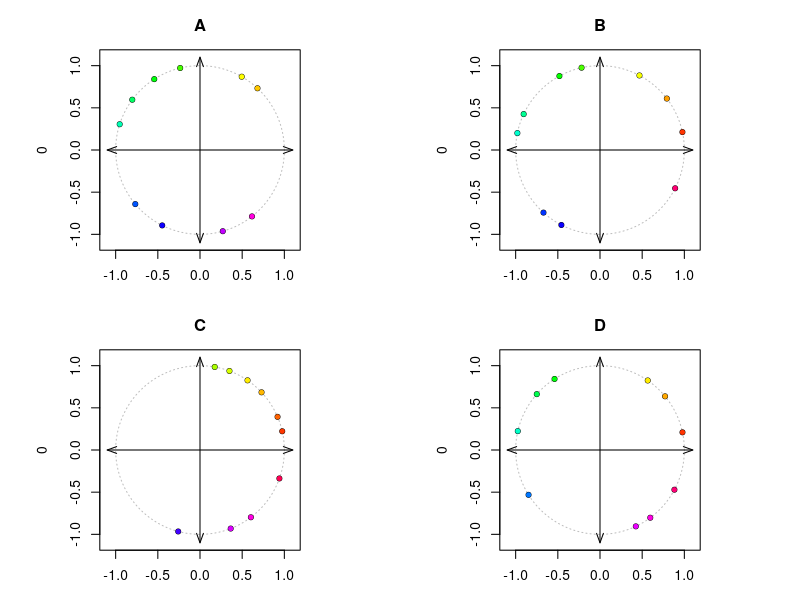
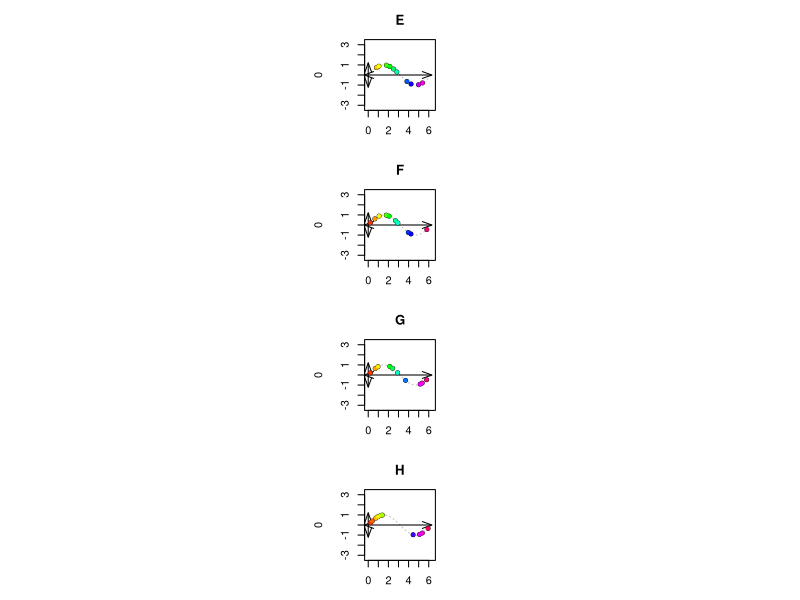
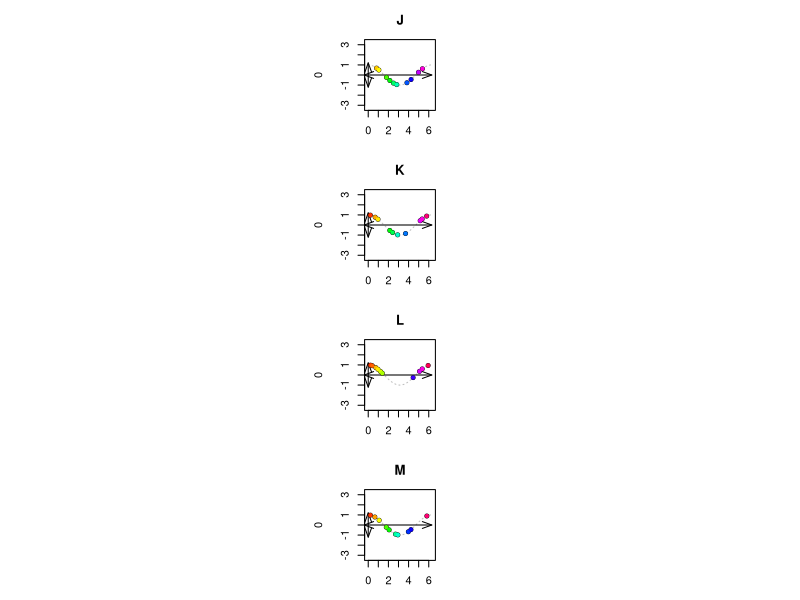
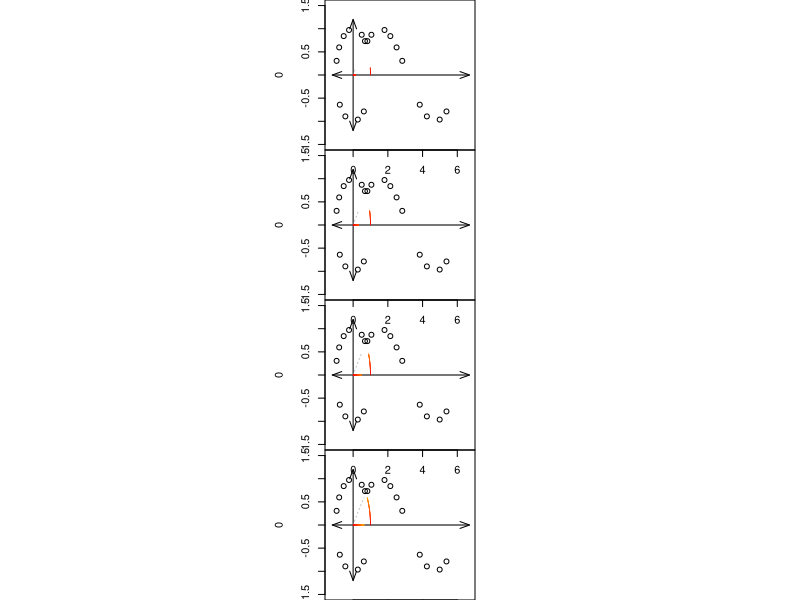
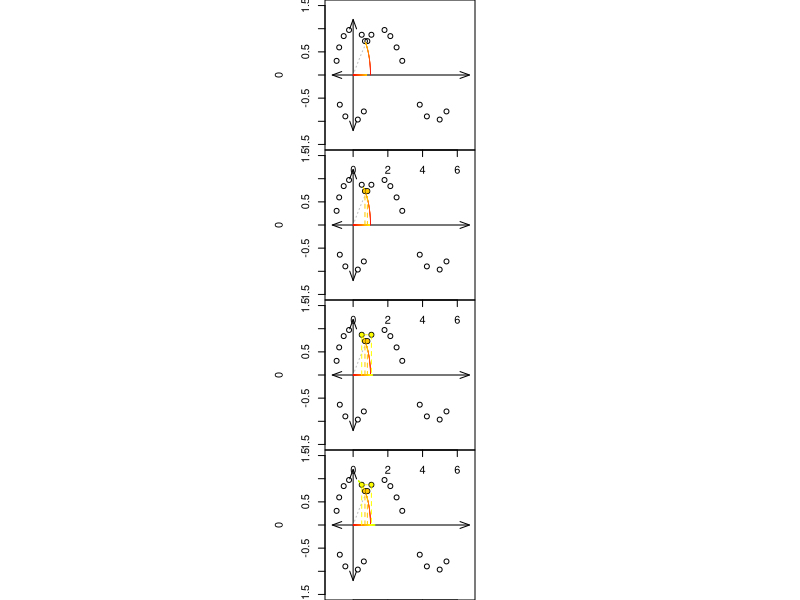
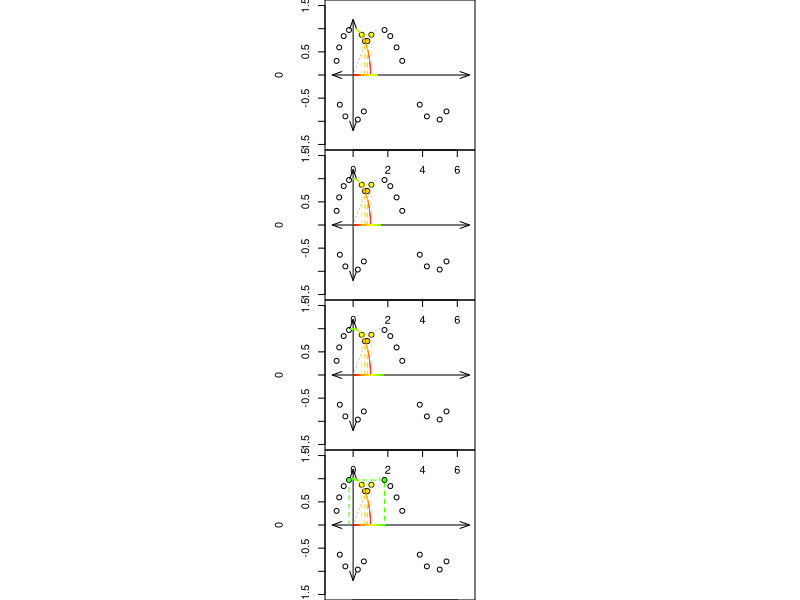
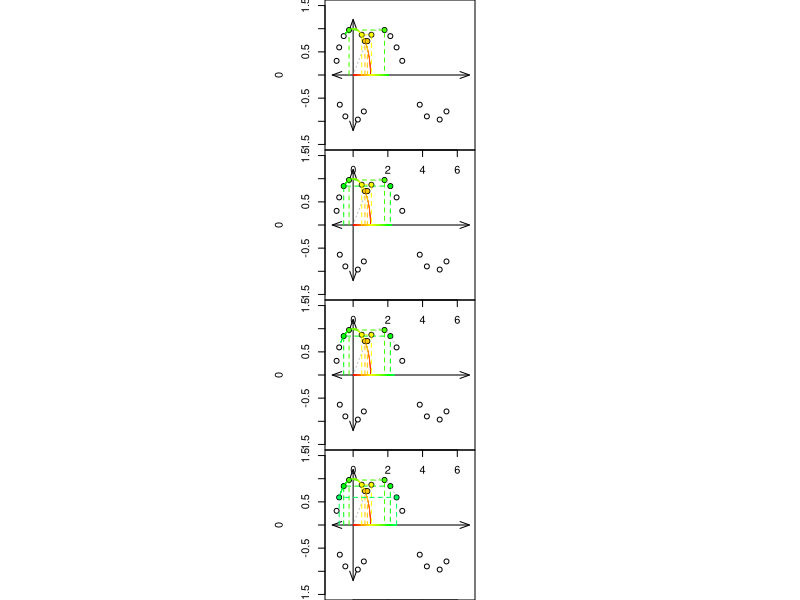
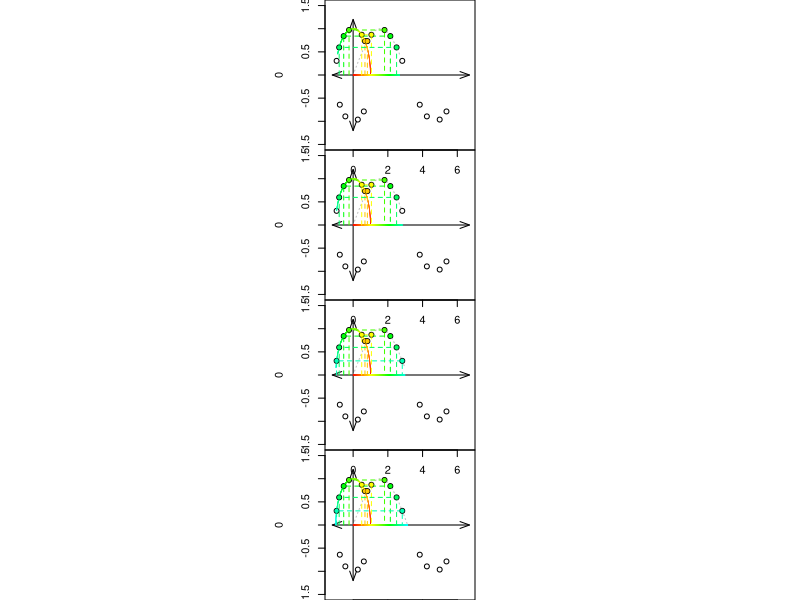

Write R code to recreate these figures, in order.
## ---- chunk 1
n = 10
isok = function(ths){
    return(min(ths)<(pi/2) && max(ths)>(3*pi/2) && min(diff(ths))>(pi/20) && min(diff(ths))<(pi/12) && min(abs(ths-pi/2))>(pi/20) && min(abs(ths-pi))>(pi/20) && min(abs(ths-3*pi/2))>(pi/20) && min(abs(ths))>(pi/20) && min(abs(ths-2*pi))>(pi/20))
}

isdiffenough = function(t1,t2){
    maxmin=0
    for(t in t1){
        maxmin = max(c(maxmin,min(abs(t2-t))))
    }
    return(maxmin>(pi/12))
}

while(T){
    ths = sort(runif(n,0,2*pi))
    if(isok(ths)){break}
}
ths = round(ths,3)

while(T){
    tw1 = round(sort(runif(n,0,2*pi)),3)
    if(isok(tw1) && isdiffenough(tw1,ths)){break}
}

while(T){
    tw2 = round(sort(runif(n,0,2*pi)),3)
    if(isok(tw2) && isdiffenough(tw2,ths)){break}
}

while(T){
    tw3 = round(sort(runif(n,0,2*pi)),3)
    if(isok(tw3) && isdiffenough(tw3,ths)){break}
}

tl = list(ths,tw1,tw2,tw3)
ord = sample(1:4)
sol1 = paste0(1*(1==ord),collapse="")
al1 = paste0("* ",c("A","B","C","D"),collapse="\n")

ord2 = sample(1:4)
sol2 = paste0(1*(1==ord2),collapse="")
al2 = paste0("* ",c("E","F","G","H"),collapse="\n")

ord3 = sample(1:4)
sol3 = paste0(1*(1==ord3),collapse="")
al3 = paste0("* ",c("J","K","L","M"),collapse="\n")

## ---- chunk 2
par(mar=c(3,3,3,3),mfrow=c(2,2),pty="s")
pc = function(ts,ml){
    plot(0,0,"n",xlim=c(-1.1,1.1),ylim=c(-1.1,1.1),main=ml)
    ttt = seq(0,2*pi,pi/360)
    lines(cos(ttt),sin(ttt),lty=3,col="grey")
    arrows(-1.1,0,1.1,0,0.1,20,3)
    arrows(0,-1.1,0,1.1,0.1,20,3)
    points(cos(ts),sin(ts),pch=20,col="black",cex=1.2)
    points(cos(ts),sin(ts),pch=20,col=hsv(ts/2/pi,1,1))
}

pc(tl[[ord[1]]],"A")
pc(tl[[ord[2]]],"B")
pc(tl[[ord[3]]],"C")
pc(tl[[ord[4]]],"D")

## ---- chunk 3
par(mar=c(3,3,3,3),mfrow=c(4,1))
wf = function(ts,ml){
    plot(0,0,"n",xlim=c(-0.1,round(2*pi,1)+0.1),ylim=c(-1.1,1.1),main=ml,asp=1)
    ttt = seq(0,2*pi,pi/360)
    lines(ttt,sin(ttt),lty=3,col="grey")
    arrows(-0.4,0,6.3,0,0.1,20,3)
    arrows(0,-1.2,0,1.2,0.1,20,3)
    points(ts,sin(ts),pch=20,col="black",cex=1.2)
    points(ts,sin(ts),pch=20,col=hsv(ts/2/pi,1,1))
}

wf(tl[[ord2[1]]],"E")
wf(tl[[ord2[2]]],"F")
wf(tl[[ord2[3]]],"G")
wf(tl[[ord2[4]]],"H")

## ---- chunk 4
par(mar=c(3,3,3,3),mfrow=c(4,1))
cw = function(ts,ml){
    plot(0,0,"n",xlim=c(-0.1,round(2*pi,1)+0.1),ylim=c(-1.1,1.1),main=ml,asp=1)
    ttt = seq(0,2*pi,pi/360)
    lines(ttt,cos(ttt),lty=3,col="grey")
    arrows(-0.4,0,6.3,0,0.1,20,3)
    arrows(0,-1.2,0,1.2,0.1,20,3)
    points(ts,cos(ts),pch=20,col="black",cex=1.2)
    points(ts,cos(ts),pch=20,col=hsv(ts/2/pi,1,1))
}

cw(tl[[ord3[1]]],"J")
cw(tl[[ord3[2]]],"K")
cw(tl[[ord3[3]]],"L")
cw(tl[[ord3[4]]],"M")

## ---- chunk 5
n = 40
for(i in 1:n){
    tmax = i/n*2*pi
    par(mar=c(0,0,0,0))
    plot(0,0,"n",xlim=c(-1.3,8-1.3),ylim=c(-1.5,1.5))
    points(ths,sin(ths),cex=1)
    points(cos(ths),sin(ths),cex=1)
    arrows(-1.2,0,6.7,0,0.1,20,3)
    arrows(0,-1.2,0,1.2,0.1,20,3)
    ttt = seq(0,tmax,pi/360)
    lines(ttt,sin(ttt),lty=3,col="grey")
    for(tt in seq(0,tmax,pi/1080)){
        lines(cos(tt)*c(0.99,1.01),sin(tt)*c(0.99,1.01),col=hsv(tt/2/pi,1,1),lwd=0.5)
        lines(c(tt,tt),c(-0.01,0.01),col=hsv(tt/2/pi,1,1),lwd=0.5)
    }
    tq = ths[ths<tmax]
    for(thth in tq){
        lines(c(cos(thth),cos(thth),thth,thth),c(0,sin(thth),sin(thth),0),lty=2,col=hsv(thth/2/pi,1,1))
    }
    points(cos(tq),sin(tq),pch=20,col="black",cex=1.2)
    points(cos(tq),sin(tq),pch=20,col=hsv(ths/2/pi,1,1),cex=1)
    points(tq,sin(tq),pch=20,col="black",cex=1.2)
    points(tq,sin(tq),pch=20,col=hsv(ths/2/pi,1,1),cex=1)
}
